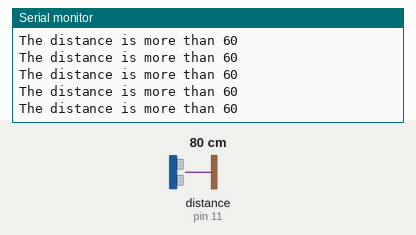
A sketch run on a simulated Arduino Uno, built with avr-gcc and run on an emulated ATmega328P. Shown: the last lines printed to the serial monitor. Wiring (inferred from the names in the program): ultrasonic range finder: trigger pin 12; echo pin 11. Inputs (shaded band) come from the test bench; at power-on: distance to the obstacle (sensor on pin 11) 80 cm. The echo pulse lasts 58.3 µs per cm.

Above: at 1.2 s.
1.3 s: distance to the obstacle (sensor on pin 11) set to 2 cm
At 3.6 s:
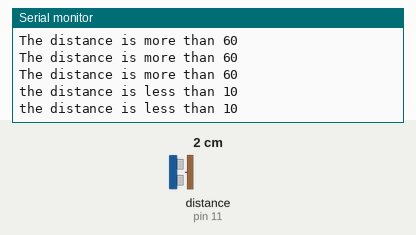
4.3 s: distance to the obstacle (sensor on pin 11) set to 120 cm
At 5.1 s:
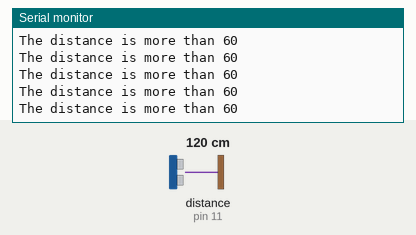

Measured:
- after the input at 1.3 s, the serial monitor: prints a new line after 0.08 s (image 1)

The sketch:

UltraSonic.ino
```cpp
#define trigPin 12
#define echoPin 11

void setup(){
  Serial.begin (9600);
  pinMode(trigPin, OUTPUT);
  pinMode(echoPin, INPUT);
}
void loop(){
  long duration, distance;
  digitalWrite(trigPin, LOW);
  delayMicroseconds(2);
  digitalWrite(trigPin, HIGH);
  delayMicroseconds(10);
  digitalWrite(trigPin, LOW);
  duration = pulseIn(echoPin, HIGH);
  distance = (duration/2) / 29.1;
  if (distance < 10) {
    Serial.println("the distance is less than 10");
    delay(1500);
}
if (distance > 60 || distance <= 0){
  Serial.println("The distance is more than 60");
}
}
```

next.ino
```cpp

```
